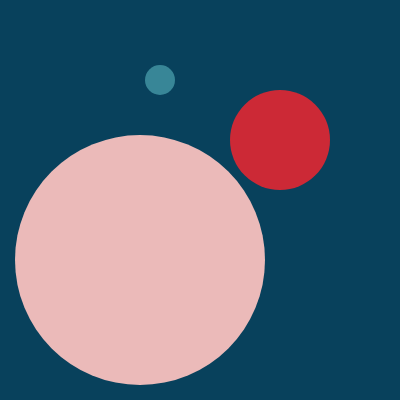
Frame 1 (no input)
Frame 60 (no input): identical to frame 1, image omitted
Frame 120 (the mouse pressed at the canvas centre since frame 60): identical to frame 1, image omitted

The p5.js sketch that drew this single still picture (run headless with seeded random() and noise() and a simulated clock; from frame 60 on, the mouse is pressed at the canvas centre):

// p5.js sketch
// ── sketch.js
function setup() {
  createCanvas(400, 400);
}

function draw() {
  background(8, 65, 92);
  
  stroke(56, 134, 151);
  strokeWeight(30);
  point(160, 80);

  stroke(204, 41, 54);
  strokeWeight(100);
  point(280, 140);

  stroke(235, 186, 185);
  strokeWeight(250);
  point(140, 260);
}
